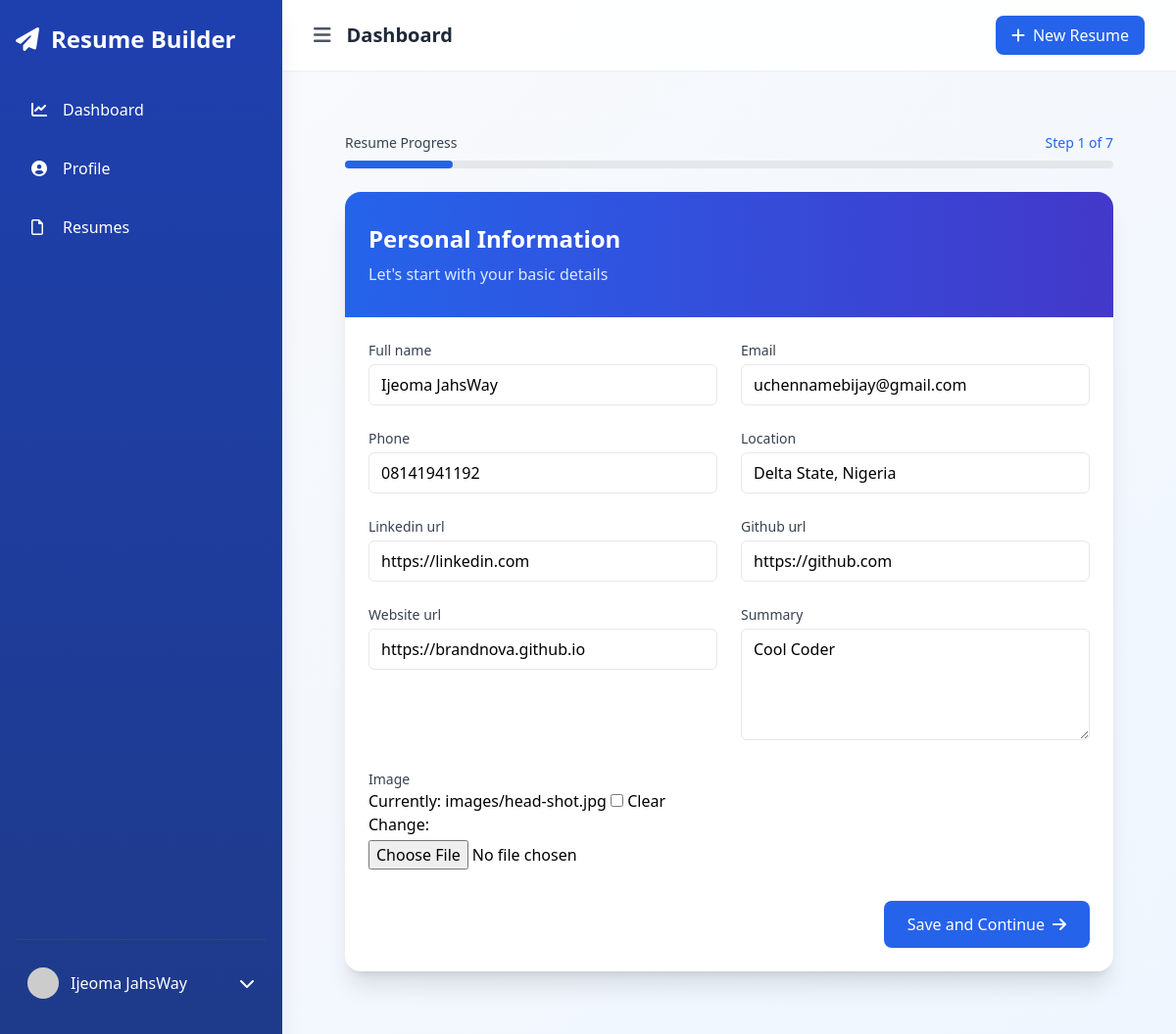
Page /resumes/novas-resume-962922d6/personal-info/ (signed in) on the committed database.
### resumes/models.py (models this page shows)
class PersonalInfo(models.Model):
    resume = models.OneToOneField(Resume, on_delete=models.CASCADE)
    full_name = models.CharField(max_length=100)
    image = models.ImageField(upload_to="images", null=True, blank=True)
    email = models.EmailField()
    phone = models.CharField(max_length=20)
    location = models.CharField(max_length=100)
    linkedin_url = models.URLField(blank=True)
    github_url = models.URLField(blank=True)
    website_url = models.URLField(blank=True)
    summary = models.TextField()

### resumes/views.py (the view)
# urls.py: path('<slug:resume_slug>/personal-info/', views.personal_info, name='resume_personal_info'),
@login_required
def personal_info(request, resume_slug):
    resume = get_object_or_404(Resume, slug=resume_slug, user=request.user)
    try:
        personal_info = resume.personalinfo
    except PersonalInfo.DoesNotExist:
        personal_info = None
    if request.method == 'POST':
        form = PersonalInfoForm(request.POST, request.FILES, instance=personal_info)
        if form.is_valid():
            personal_info = form.save(commit=False)
            personal_info.resume = resume
            personal_info.save()
            resume.is_complete = False
            resume.save()
            return redirect('resume_work_experience', resume_slug=resume.slug)
    else:
        form = PersonalInfoForm(instance=personal_info)
    return render(request, 'resumes/personal_info.html', {
        'form': form,
        'resume': resume,
        'section': 'personal_info'
    })

### core/context_processors.py (called while the page is built)
def site_settings(request):
    try:
        settings = SiteSettings.objects.first()
        templates = ResumeTemplate.objects.filter(is_active=True).order_by('?')
        return {
            'site_settings': settings,
            'featured_templates': templates
        }
    except:
        return {
            'site_settings': None,
            'featured_templates': []
        }

### resumes/templates/resumes/personal_info.html (shortened to what this page needs)
{% extends "accounts/dashboard_base.html" %}
{% block content %}
<div class="max-w-4xl mx-auto px-4 sm:px-6 lg:px-8 py-8">
    <div class="mb-6">
        <div class="flex justify-between items-center mb-2">
            <span class="text-sm font-medium text-gray-700">Resume Progress</span>
            <span class="text-sm font-medium text-blue-600">Step 1 of 7</span>
        </div>
        <div class="h-2 bg-gray-200 rounded-full">
            <div class="h-2 bg-blue-600 rounded-full" style="width: 14%"></div>
        </div>
    </div>
    <div class="bg-white rounded-2xl shadow-xl overflow-hidden">
        <div class="bg-gradient-to-r from-blue-600 to-indigo-700 px-6 py-8">
            <h2 class="text-2xl font-bold text-white">Personal Information</h2>
            <p class="mt-2 text-blue-100">Let's start with your basic details</p>
        </div>
        <form method="post" enctype="multipart/form-data" class="p-6">
            <div class="grid grid-cols-1 md:grid-cols-2 gap-6">
                {% for field in form %}
                    <div class="space-y-1">
                        <label for="{{ field.id_for_label }}" class="block text-sm font-medium text-gray-700">
                            {{ field.label }}
                        </label>
                        {{ field }}
                    </div>
                {% endfor %}
            </div>
            <div class="mt-8 flex justify-end">
                <button type="submit"
                        class="inline-flex items-center px-6 py-3 bg-blue-600 text-white rounded-lg hover:bg-blue-700 transition-colors">
                    Save and Continue
                    <i class="fas fa-arrow-right ml-2"></i>
                </button>
            </div>
        </form>
    </div>
</div>
{% endblock %}

### accounts/templates/accounts/dashboard_base.html (shortened to what this page needs)
<!DOCTYPE html>
<html lang="en">
<head>
    <script src="https://cdn.tailwindcss.com"></script>
    <link rel="stylesheet" href="https://cdnjs.cloudflare.com/ajax/libs/font-awesome/6.4.0/css/all.min.css">
</head>
<body class="bg-gradient-to-br from-gray-50 to-blue-50"
      x-data="{
          sidebarOpen: localStorage.getItem('sidebarOpen') === 'true' || window.innerWidth > 768,
          theme: localStorage.getItem('theme') || 'light'
      }"
      x-init="$watch('sidebarOpen', value => localStorage.setItem('sidebarOpen', value))">
    <div class="min-h-screen flex">
        <aside x-cloak
               :class="{'translate-x-0': sidebarOpen, '-translate-x-full hidden': !sidebarOpen}"
               class="fixed md:relative bg-gradient-to-b from-blue-800 to-blue-900 text-white w-72 min-h-screen z-30 sidebar-transition shadow-xl">
            <div class="h-full flex flex-col px-4 py-6">
                <div class="flex items-center justify-between mb-8">
                    <a href="{% url 'home' %}" class="text-2xl font-bold flex items-center group">
                        <i class="fas fa-paper-plane mr-3 transform group-hover:rotate-12 transition-transform"></i>
                        <span class="group-hover:text-blue-200 transition-colors">Resume Builder</span>
                    </a>
                </div>
                <nav class="flex-1">
                    <ul class="space-y-3">
                        <li x-data="{ isHovered: false }">
                            <a href="{% url 'dashboard' %}"
                               @mouseenter="isHovered = true"
                               @mouseleave="isHovered = false"
                               class="flex items-center py-3 px-4 rounded-lg transition-all duration-200 hover:bg-blue-700/50 relative overflow-hidden
                                    {% if request.path == '/dashboard/' %}bg-blue-700 border-l-4 border-white{% endif %}">
                                <i class="fas fa-chart-line w-5"></i>
                                <span class="ml-3">Dashboard</span>
                            </a>
                        </li>
                        <li x-data="{ isHovered: false }">
                            <a href="{% url 'update_profile' %}"
                               @mouseenter="isHovered = true"
                               @mouseleave="isHovered = false"
                               class="flex items-center py-3 px-4 rounded-lg transition-all duration-200 hover:bg-blue-700/50 relative overflow-hidden
                                    {% if request.path == '/profile/update/' %}bg-blue-700 border-l-4 border-white{% endif %}">
                                <i class="fas fa-user-circle w-5"></i>
                                <span class="ml-3">Profile</span>
                            </a>
                        </li>
                        <li x-data="{ isHovered: false }">
                            <a href="{% url 'resume_list' %}"
                               @mouseenter="isHovered = true"
                               @mouseleave="isHovered = false"
                               class="flex items-center py-3 px-4 rounded-lg transition-all duration-200 hover:bg-blue-700/50 relative overflow-hidden
                                    {% if request.path == '/resume_list/' %}bg-blue-700 border-l-4 border-white{% endif %}">
                                <i class="fa-regular fa-file w-5"></i>
                                <span class="ml-3">Resumes</span>
                            </a>
                        </li>
                    </ul>
                </nav>
                <div class="border-t border-blue-700/50 pt-4 space-y-2">
                    <div x-data="{ userMenuOpen: false }" class="relative">
                        <button @click="userMenuOpen = !userMenuOpen"
                                class="w-full flex items-center justify-between p-3 rounded-lg hover:bg-blue-700/50 transition-colors">
                            <div class="flex items-center">
                                <img src="{{ user.profile.profile_picture.url|default:'https://placehold.co/40x40' }}"
                                     alt="Profile"
                                     class="w-8 h-8 rounded-full object-cover">
                                <span class="ml-3">{{ user.get_full_name|default:user.username }}</span>
                            </div>
                            <i class="fas fa-chevron-down transition-transform"
                               :class="{ 'transform rotate-180': userMenuOpen }"></i>
                        </button>
                    </div>
                </div>
            </div>
        </aside>
        <div class="flex-1 flex flex-col min-h-screen w-full transition-all duration-300">
            <header class="glass-effect shadow-sm sticky top-0 z-10">
                <div class="flex justify-between items-center px-4 md:px-8 py-4">
                    <div class="flex items-center">
                        <button @click="sidebarOpen = !sidebarOpen"
                                class="text-gray-600 hover:text-gray-900 transition-colors">
                            <i class="fas fa-bars text-xl"></i>
                        </button>
                        <h1 class="ml-4 text-xl font-semibold text-gray-800">{% block header %}Dashboard{% endblock %}</h1>
                    </div>
                    <div class="flex items-center space-x-4">
                        <a href="{% url 'create_resume' %}"
                           class="bg-blue-600 text-white px-4 py-2 rounded-lg hover:bg-blue-700 transition-colors">
                            <i class="fas fa-plus mr-2"></i>New Resume
                        </a>
                    </div>
                </div>
            </header>
            <main class="flex-1 p-4 md:p-8">
                {% block content %}{% endblock %}
            </main>
        </div>
    </div>
</body>
</html>

### accounts/templates/accounts/dashboard_base.html (style rules this page uses)
.sidebar-transition { transition: all 0.3s cubic-bezier(0.4, 0, 0.2, 1); }
.glass-effect { background: rgba(255, 255, 255, 0.9); backdrop-filter: blur(10px); -webkit-backdrop-filter: blur(10px); }

### rows in the picture
PersonalInfo: form "Ijeoma JahsWay" "uchennamebijay@gmail.com" "08141941192" "Delta State, Nigeria" "https://linkedin.com" "https://github.com" "https://brandnova.github.io" "Cool Coder"

### other values in the picture
{{ user.get_full_name|default:user.username }} "Ijeoma JahsWay"
{{ field.label }} "Full name" "Email" "Phone" "Location" "Linkedin url" "Github url" "Website url" "Summary" "Image"
